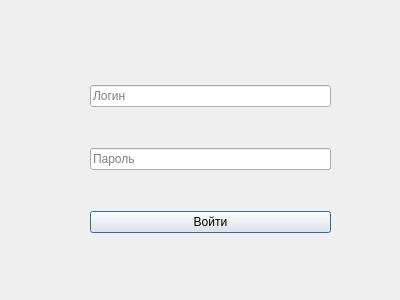
<?xml version="1.0" encoding="UTF-8"?>
<ui version="4.0">
 <class>LoginDialog</class>
 <widget class="QDialog" name="LoginDialog">
  <property name="geometry">
   <rect>
    <x>0</x>
    <y>0</y>
    <width>400</width>
    <height>300</height>
   </rect>
  </property>
  <property name="windowTitle">
   <string>Dialog</string>
  </property>
  <widget class="QWidget" name="verticalLayoutWidget">
   <property name="geometry">
    <rect>
     <x>90</x>
     <y>50</y>
     <width>241</width>
     <height>221</height>
    </rect>
   </property>
   <layout class="QVBoxLayout" name="verticalLayout">
    <item>
     <widget class="QLineEdit" name="loginLineEdit">
      <property name="placeholderText">
       <string>Логин</string>
      </property>
     </widget>
    </item>
    <item>
     <widget class="QLineEdit" name="passwordLineEdit">
      <property name="placeholderText">
       <string>Пароль</string>
      </property>
     </widget>
    </item>
    <item>
     <widget class="QPushButton" name="loginButton">
      <property name="text">
       <string>Войти</string>
      </property>
     </widget>
    </item>
   </layout>
  </widget>
 </widget>
 <resources/>
 <connections/>
</ui>
